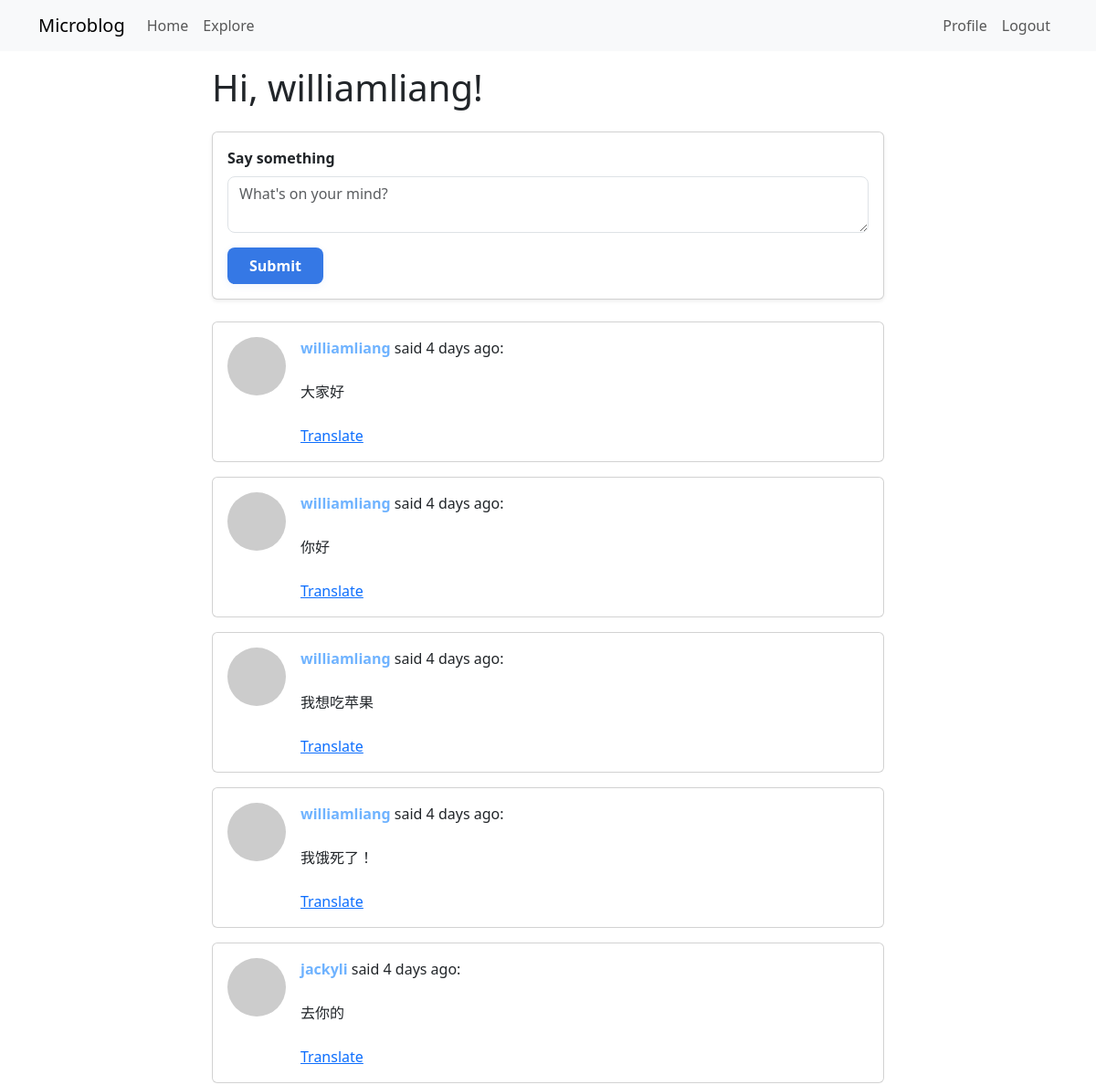
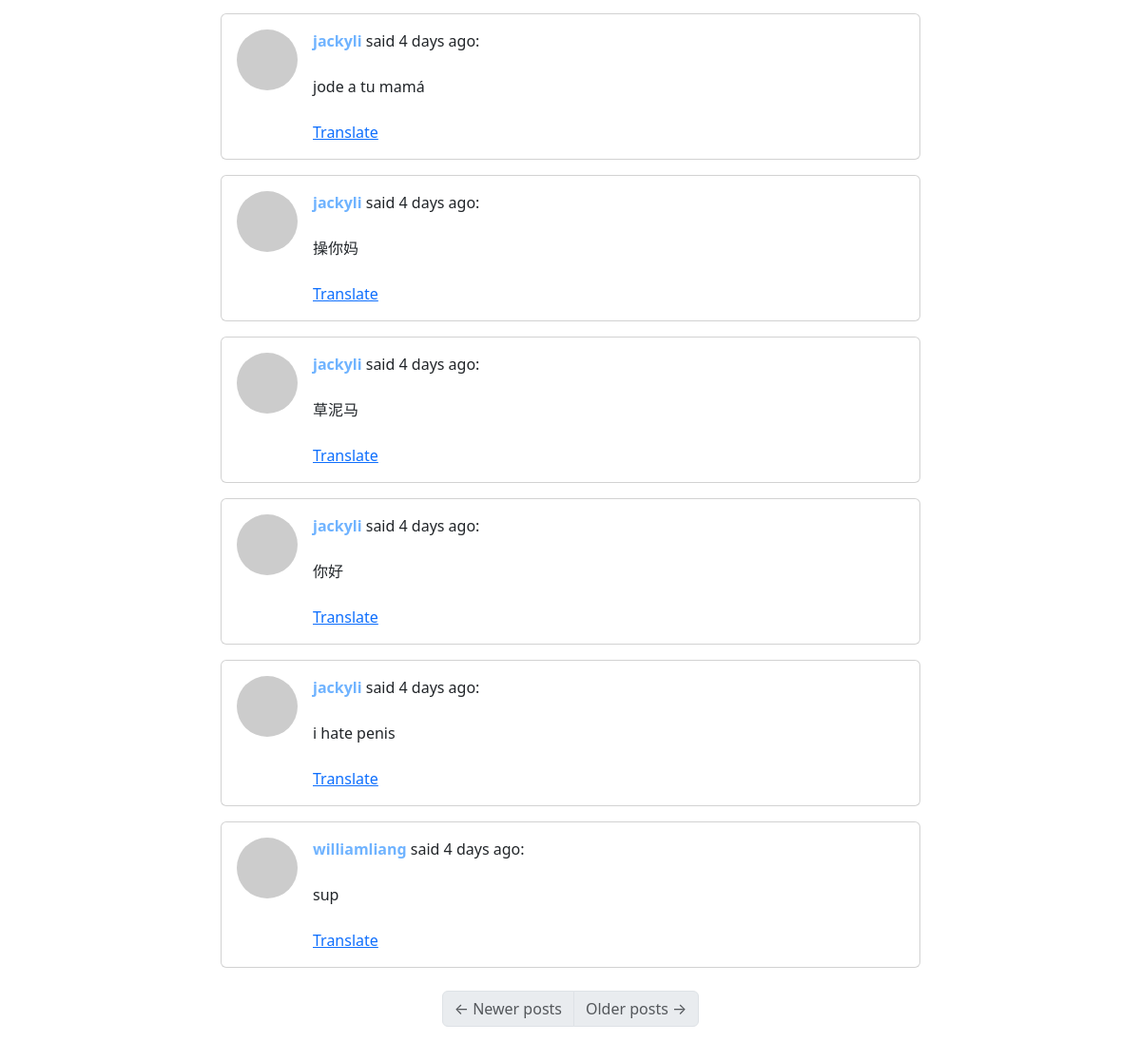
The app's page /index (signed in) with its own data (2 pictures, top to bottom).
### app/models.py (models this page shows, shortened)
class User(UserMixin, db.Model):
    id: so.Mapped[int] = so.mapped_column(primary_key=True)
    username: so.Mapped[str] = so.mapped_column(sa.String(64), index=True, unique=True)
    email: so.Mapped[str] = so.mapped_column(sa.String(120), index=True, unique=True)
    password_hash: so.Mapped[Optional[str]] = so.mapped_column(sa.String(256))
    about_me: so.Mapped[Optional[str]] = so.mapped_column(sa.String(140))
    last_seen: so.Mapped[Optional[datetime]] = so.mapped_column(default=lambda: datetime.now(timezone.utc))
    posts: so.WriteOnlyMapped['Post'] = so.relationship(
        back_populates='author', passive_deletes=True)
    following: so.WriteOnlyMapped['User'] = so.relationship(
        secondary=followers, primaryjoin=(followers.c.follower_id == id),
        secondaryjoin=(followers.c.followed_id == id),
        back_populates='followers'
    )
    followers: so.WriteOnlyMapped['User'] = so.relationship(
        secondary=followers, primaryjoin=(followers.c.followed_id == id),
        secondaryjoin=(followers.c.follower_id == id),
        back_populates='following')
    def avatar(self, size):
        digest = hashlib.md5(self.email.lower().encode('utf-8')).hexdigest()
        return f'https://www.gravatar.com/avatar/{digest}?d=identicon&s={size}'
    def following_posts(self):
        Author = so.aliased(User)
        Follower = so.aliased(User)
        return (
            sa.select(Post)
            .join(Post.author.of_type(Author))
            .join(Author.followers.of_type(Follower), isouter=True)
            .where(sa.or_(Follower.id == self.id, Author.id == self.id))
            .group_by(Post)
            .order_by(Post.timestamp.desc())
        )

class Post(db.Model):
    id: so.Mapped[int] = so.mapped_column(primary_key=True)
    body: so.Mapped[str] = so.mapped_column(sa.String(140))
    timestamp: so.Mapped[datetime] = so.mapped_column(index=True, default=lambda: datetime.now(timezone.utc))
    user_id: so.Mapped[int] = so.mapped_column(sa.ForeignKey(User.id), index=True)
    language: so.Mapped[Optional[str]] = so.mapped_column(sa.String(5))
    author: so.Mapped[User] = so.relationship(back_populates='posts')

### app/routes.py (the view, shortened to what this page needs)
@app.route('/', methods=['GET', 'POST'])
@app.route('/index', methods=['GET', 'POST'])
@login_required
def index():
    form = PostForm()
    page = request.args.get('page', 1, type=int)
    posts = db.paginate(current_user.following_posts(), page=page, per_page=app.config['POSTS_PER_PAGE'], error_out=False)
    next_url = url_for('index', page=posts.next_num) \
        if posts.has_next else None
    prev_url = url_for('index', page=posts.prev_num) \
        if posts.has_prev else None
    return render_template('index.html', title='Home', form=form, posts=posts.items, next_url=next_url, prev_url=prev_url)

### app/forms.py
class PostForm(FlaskForm):
    post = TextAreaField('Say something', validators=[DataRequired(), Length(min=1, max=140)])
    submit = SubmitField('Submit')

### app/models.py (called while the page is built)
@login.user_loader
def load_user(id):
    return db.session.get(User, int(id))

### app/routes.py (called while the page is built)
@app.context_processor
def inject_babel_underscore():
    return dict(_=_)

@app.before_request
def before_request():
    if current_user.is_authenticated:
        current_user.last_seen = datetime.now(timezone.utc)
        db.session.commit()

### app/templates/index.html (shortened to what this page needs)
{% extends "base.html" %}
{% block content %}
  <div class="row justify-content-center">
    <div class="col-md-8">
      <h1 class="mb-4">Hi, {{ current_user.username }}!</h1>
      {% if form %}
      <div class="card shadow-sm mb-4">
        <div class="card-body">
          <form action="" method="post">
            <div class="mb-3">
              {{ form.post.label(class="form-label fw-bold") }}
              {{ form.post(class="form-control", style="border-radius:8px;", rows=2, placeholder="What's on your mind?") }}
            </div>
            <button type="submit" class="btn-custom-submit">{{ form.submit.label.text }}</button>
          </form>
        </div>
      </div>
      {% endif %}
      <div class="mb-4">
        {% for post in posts %}
          {% include '_post.html' %}
        {% endfor %}
      </div>
      <nav aria-label="Post navigation">
        <ul class="pagination justify-content-center mt-4">
          <li class="page-item{% if not prev_url %} disabled{% endif %}">
            <a class="page-link" href="{{ prev_url if prev_url else '#' }}" tabindex="-1">
              <span aria-hidden="true">&larr;</span> Newer posts
            </a>
          </li>
          <li class="page-item{% if not next_url %} disabled{% endif %}">
            <a class="page-link" href="{{ next_url if next_url else '#' }}">
              Older posts <span aria-hidden="true">&rarr;</span>
            </a>
          </li>
        </ul>
      </nav>
    </div>
  </div>
{% endblock %}

### app/templates/_post.html (shortened to what this page needs)
<div class="card mb-3">
  <div class="card-body d-flex">
    <a href="{{ url_for('user', username=post.author.username) }}">
      <img src="{{ post.author.avatar(64) }}" class="rounded-circle me-3" width="64" height="64" />
    </a>
    <div>
      <div>
        <a href="{{ url_for('user', username=post.author.username) }}" class="fw-bold user-link">
          {{ post.author.username }}
        </a>
        said {{ moment(post.timestamp).fromNow() }}:
      </div>
      <br>
      <span id ="post{{ post.id }}">{{ post.body }}</span>
      {% if post.language and post.language != g.locale %}
      <br><br>
      <a href="#" class="translate-link" data-post-id="{{ post.id }}" data-source-language="{{ post.language }}" data-dest-language="{{ g.locale }}">{{ _('Translate') }}</a>
      {% endif %}
    </div>
  </div>
</div>

### app/templates/_post.html (style rules this page uses)
.user-link { color: #6fb3ff; text-decoration: none; transition: color 0.2s; }
.btn-custom-submit { background: #3578e5; color: #fff; border: none; border-radius: 8px; padding: 0.5rem 1.5rem; font-weight: 600; transition: background 0.2s, color 0.2s, box-shadow 0.2s; box-shadow: 0 2px 8px rgba(53,120,229,0.08); }

### records on screen
User: username "williamliang"
Post: author.username "williamliang", timestamp "4 days ago", body "大家好"
Post: author.username "williamliang", timestamp "4 days ago", body "你好"
Post: author.username "williamliang", timestamp "4 days ago", body "我想吃苹果"
Post: author.username "williamliang", timestamp "4 days ago", body "我饿死了！"
Post: author.username "jackyli", timestamp "4 days ago", body "去你的"
Post: author.username "jackyli", timestamp "4 days ago", body "jode a tu mamá"
Post: author.username "jackyli", timestamp "4 days ago", body "操你妈"
Post: author.username "jackyli", timestamp "4 days ago", body "草泥马"
Post: author.username "jackyli", timestamp "4 days ago", body "你好"
Post: author.username "jackyli", timestamp "4 days ago", body "i hate penis"
Post: author.username "williamliang", timestamp "4 days ago", body "sup"
